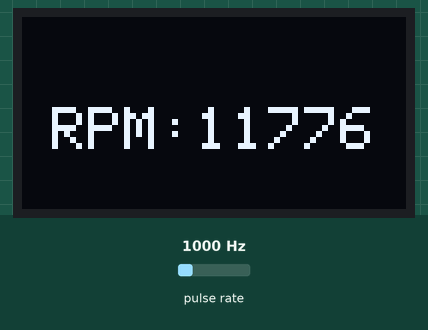
Bench run of a sketch on a simulated Arduino Nano, built with avr-gcc and run on an emulated ATmega328P. Shown: 128×64 one-colour display. Wiring (inferred from the names in the program): pulse sensor: data pin 3. The test bench sets the inputs (shaded band); at power-on: pulse rate 1000 Hz. What the sketch prints to the serial monitor is not drawn.

Above: at 3.6 s.
3.7 s: pulse rate (sensor on pin 3) set to 100 Hz
At 6.5 s:
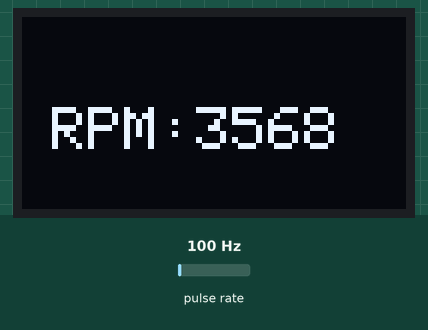
6.7 s: pulse rate (sensor on pin 3) set to 1250 Hz
At 9.5 s:
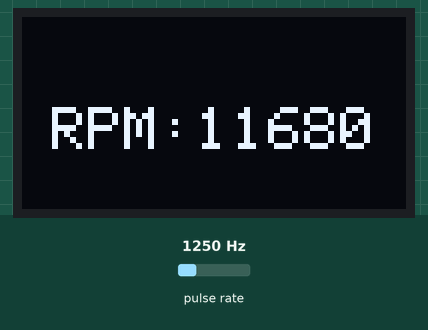
9.7 s: pulse rate (sensor on pin 3) set to 2500 Hz
At 13.4 s:
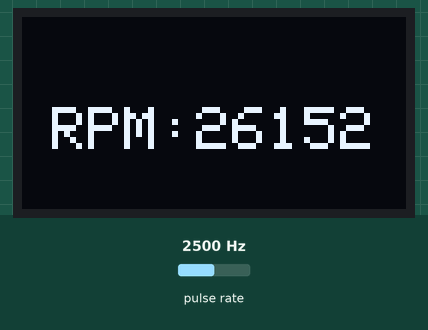
Timing chart, 0 to 14.9 s (numbered marks = the images above; inputs shaded):
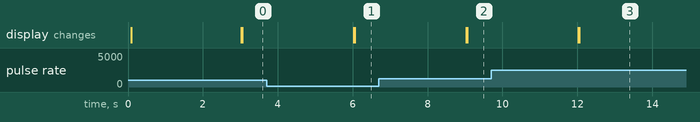

The sketch:

RPM_Sensor.ino
```cpp
#include <Arduino.h>
#include <Wire.h>
#include <Adafruit_SSD1306.h>
#include <Adafruit_GFX.h>

#define HALL_SENSOR_PIN 3

// OLED display TWI address
#define OLED_ADDR   0x3C

// reset pin not used on 4-pin OLED module
Adafruit_SSD1306 display(-1);  // -1 = no reset pin

// 128 x 64 pixel display
#if (SSD1306_LCDHEIGHT != 64)
#error("Height incorrect, please fix Adafruit_SSD1306.h!");
#endif

void setup() {
  // initialize and clear display
  display.begin(SSD1306_SWITCHCAPVCC, OLED_ADDR);
  display.clearDisplay();
  display.display();

  Serial.begin(9600);              // Start serial communication
  pinMode(HALL_SENSOR_PIN, INPUT_PULLUP);   // Set hall sensor pin as input
  attachInterrupt(digitalPinToInterrupt(HALL_SENSOR_PIN), countPulse, FALLING); // Trigger on rising edge

  // display a pixel in each corner of the screen
  display.drawPixel(0, 0, WHITE);
  display.drawPixel(127, 0, WHITE);
  display.drawPixel(0, 63, WHITE);
  display.drawPixel(127, 63, WHITE);

  // display a line of text
  display.setTextSize(1);
  display.setTextColor(WHITE);
  display.setCursor(15,30);
  display.print("Setup Complete");

  // update display with all of the above graphics
  display.display();
}

// Define pin for hall sensor
volatile int pulseCount = 0;   // Variable to store pulse count
unsigned long lastMillis = 0;  // Time in milliseconds at the last RPM calculation

// Time interval to calculate RPM (in milliseconds)
const unsigned long interval = 3000; // 100 ms interval

// Number of pulses per revolution based on the motor's design
// Adjust this value based on the number of hall sensor pulses per revolution
const int pulsesPerRevolution = 5; // Pin has a falling edge 5 times per revolution

void countPulse() {
  pulseCount++; // Increment pulse count on each hall sensor pulse
}

/*
void setup() {
  Serial.begin(9600);              // Start serial communication
  pinMode(HALL_SENSOR_PIN, INPUT_PULLUP);   // Set hall sensor pin as input
  attachInterrupt(digitalPinToInterrupt(HALL_SENSOR_PIN), countPulse, FALLING); // Trigger on rising edge
}*/

void loop() {
  unsigned long currentMillis = millis();

  // Check if the interval has passed
  if (currentMillis - lastMillis >= interval) {
    // Calculate RPM
    int rpm = (pulseCount / (float)pulsesPerRevolution) * (60000.0 / interval);

    // Print RPM to the serial monitor
    Serial.print("RPM: ");
    Serial.println(rpm);


    display.clearDisplay();
    display.display();
    display.setTextSize(2);
    display.setTextColor(WHITE);
    display.setCursor(10,30);
    display.print("RPM:");
    display.print(rpm);
    display.display();

    // Reset pulse count and lastMillis for the next interval
    pulseCount = 0;
    lastMillis = currentMillis;
  }
}
```

main.cpp
```cpp
/*  Arduino Motor Controller Firmware */
#include "Arduino.h"

// This must be set to 0 in order to run motor
#define DEBUG_MODE 0
#define HALL_DEBUG_MODE 0
#define HI_LO_DEBUG_MODE 0
#define THROTTLE_DEBUG_MODE 0


#define PIN_MOSFET_A_LO 11 // 11
#define PIN_MOSFET_A_HI 10 // 10

#define PIN_MOSFET_B_LO 5 // 9
#define PIN_MOSFET_B_HI 3 // 6

#define PIN_MOSFET_C_LO 9 // 5
#define PIN_MOSFET_C_HI 6 // 3

#define PIN_HALL_A A3
#define PIN_HALL_B A2
#define PIN_HALL_C A1

#define PIN_TEST_DRIVE 7

#define PIN_THROTTLE A4

void setup() {

    GTCCR = (1<<TSM)|(1<<PSRASY)|(1<<PSRSYNC); // halt all timers

    // Timer0 controls pins 5, 6
    // Set timer mode to PWM Phase Correct
    TCCR0A = ((TCCR0A & 0b11111100) | 0x01);
    // set prescaler to 1 - 32kHz
    TCCR0B = ((TCCR0B & 0b11110000) | 0x01);

    // Timer1 controls pins 9, 10
    // set prescaler to 1 - 32kHz
    TCCR1B = ((TCCR1B & 0b11110000) | 0x01);

    // Timer2 controls pins 3, 11
    // set prescaler to 1 - 32kHz
    TCCR2B = ((TCCR2B & 0b11110000) | 0x01);

    // set all timers to the same value
    TCNT0 = 0; // set timer0 to 0
    TCNT1H = 0; // set timer1 high byte to 0
    TCNT1L = 0; // set timer1 low byte to 0
    TCNT2 = 0; // set timer2 to 0

    GTCCR = 0; // release all timers

    pinMode(PIN_MOSFET_A_LO, OUTPUT);
    pinMode(PIN_MOSFET_A_HI, OUTPUT);

    pinMode(PIN_MOSFET_B_LO, OUTPUT);
    pinMode(PIN_MOSFET_B_HI, OUTPUT);

    pinMode(PIN_MOSFET_C_LO, OUTPUT);
    pinMode(PIN_MOSFET_C_HI, OUTPUT);

    analogWrite(PIN_MOSFET_A_LO, 0);
    analogWrite(PIN_MOSFET_A_HI, 0);

    analogWrite(PIN_MOSFET_B_HI, 0);
    analogWrite(PIN_MOSFET_B_LO, 0);

    analogWrite(PIN_MOSFET_C_LO, 0);
    analogWrite(PIN_MOSFET_C_HI, 0);

    pinMode(PIN_HALL_A, INPUT_PULLUP);
    pinMode(PIN_HALL_B, INPUT_PULLUP);
    pinMode(PIN_HALL_C, INPUT_PULLUP);

    pinMode(PIN_TEST_DRIVE, INPUT_PULLUP);

    if (DEBUG_MODE) {
        Serial.begin(9600);
    }
    if (HI_LO_DEBUG_MODE) {
        Serial.begin(9600);
    }
}

int counter = 0;

void loop() {
    bool hallA = digitalRead(PIN_HALL_A);
    bool hallB = digitalRead(PIN_HALL_B);
    bool hallC = digitalRead(PIN_HALL_C);

    // Reading from potentiometer
    int reading = analogRead(PIN_THROTTLE);

    int dutyCycle = (reading / 4);

    if (digitalRead(PIN_TEST_DRIVE) == LOW){
        dutyCycle = 70;
    }

    //int Throttle = analogRead(A4);
    if (DEBUG_MODE){
        counter++;
        if (counter == 100){
            counter = 0;
            if (HALL_DEBUG_MODE) {
                Serial.print("hallA: ");
                Serial.print(hallA);
                Serial.print(" - hallB: ");
                Serial.print(hallB);
                Serial.print(" - hallC: ");
                Serial.println(hallC);
            }
            if (HI_LO_DEBUG_MODE){
                int A_HI = analogRead(PIN_MOSFET_A_HI);
                int A_LO = analogRead(PIN_MOSFET_A_LO);
                int B_HI = analogRead(PIN_MOSFET_B_HI);
                int B_LO = analogRead(PIN_MOSFET_B_LO);
                int C_HI = analogRead(PIN_MOSFET_C_HI);
                int C_LO = analogRead(PIN_MOSFET_C_LO);

                Serial.print("Pin Mosfet A Hi: ");
                Serial.print(A_HI);
                Serial.print("  -  Pin Mosfet A LO: ");
                Serial.print(A_LO);
                Serial.print("  Pin Mosfet B Hi: ");
                Serial.print(B_HI);
                Serial.print("  -  Pin Mosfet B LO: ");
                Serial.print(B_LO);
                Serial.print("  Pin Mosfet C Hi: ");
                Serial.print(C_HI);
                Serial.print("  -  Pin Mosfet C LO: ");
                Serial.println(C_LO);
            }
            if (THROTTLE_DEBUG_MODE){
                Serial.print("Throttle output: ");
                Serial.print(reading);
                Serial.print(" - Duty Cycle: ");
                Serial.println(dutyCycle);
            }
        }
    }
    if (hallA && hallB && hallC) {
        analogWrite(PIN_MOSFET_A_LO, 0);
        analogWrite(PIN_MOSFET_A_HI, 0);

        analogWrite(PIN_MOSFET_B_HI, 0);

        analogWrite(PIN_MOSFET_C_LO, 0);

        analogWrite(PIN_MOSFET_B_LO, 0);
        analogWrite(PIN_MOSFET_C_HI, 0);
        } else if (!hallA && !hallB && !hallC) {
        analogWrite(PIN_MOSFET_A_LO, 0);
        analogWrite(PIN_MOSFET_A_HI, 0);

        analogWrite(PIN_MOSFET_B_HI, 0);

        analogWrite(PIN_MOSFET_C_LO, 0);

        analogWrite(PIN_MOSFET_B_LO, 0);
        analogWrite(PIN_MOSFET_C_HI, 0);
    } else if (hallA && !hallB && hallC) {
        analogWrite(PIN_MOSFET_A_LO, 0);
        analogWrite(PIN_MOSFET_A_HI, 0);

        analogWrite(PIN_MOSFET_B_HI, 0);

        analogWrite(PIN_MOSFET_C_LO, 0);

        digitalWrite(PIN_MOSFET_B_LO, HIGH);
        analogWrite(PIN_MOSFET_C_HI, dutyCycle);
    } else if (hallA && !hallB && !hallC) {
        analogWrite(PIN_MOSFET_A_LO, 0);

        analogWrite(PIN_MOSFET_B_HI, 0);

        analogWrite(PIN_MOSFET_C_LO, 0);
        analogWrite(PIN_MOSFET_C_HI, 0);

        analogWrite(PIN_MOSFET_A_HI, dutyCycle);
        digitalWrite(PIN_MOSFET_B_LO, HIGH);
    } else if (hallA && hallB && !hallC) {
        analogWrite(PIN_MOSFET_A_LO, 0);

        analogWrite(PIN_MOSFET_B_LO, 0);
        analogWrite(PIN_MOSFET_B_HI, 0);

        analogWrite(PIN_MOSFET_C_HI, 0);

        analogWrite(PIN_MOSFET_A_HI, dutyCycle);
        digitalWrite(PIN_MOSFET_C_LO, HIGH);
    } else if (!hallA && hallB && !hallC) {
        analogWrite(PIN_MOSFET_A_LO, 0);
        analogWrite(PIN_MOSFET_A_HI, 0);

        analogWrite(PIN_MOSFET_B_LO, 0);

        analogWrite(PIN_MOSFET_C_HI, 0);

        analogWrite(PIN_MOSFET_B_HI, dutyCycle);
        digitalWrite(PIN_MOSFET_C_LO, HIGH);
    } else if (!hallA && hallB && hallC) {
        analogWrite(PIN_MOSFET_A_HI, 0);

        analogWrite(PIN_MOSFET_B_LO, 0);

        analogWrite(PIN_MOSFET_C_LO, 0);
        analogWrite(PIN_MOSFET_C_HI, 0);

        digitalWrite(PIN_MOSFET_A_LO, HIGH);
        analogWrite(PIN_MOSFET_B_HI, dutyCycle);
    } else if (!hallA && !hallB && hallC) {
        analogWrite(PIN_MOSFET_A_HI, 0);

        analogWrite(PIN_MOSFET_B_LO, 0);
        analogWrite(PIN_MOSFET_B_HI, 0);

        analogWrite(PIN_MOSFET_C_LO, 0);

        digitalWrite(PIN_MOSFET_A_LO, HIGH);
        analogWrite(PIN_MOSFET_C_HI, dutyCycle);
    }
}
```
